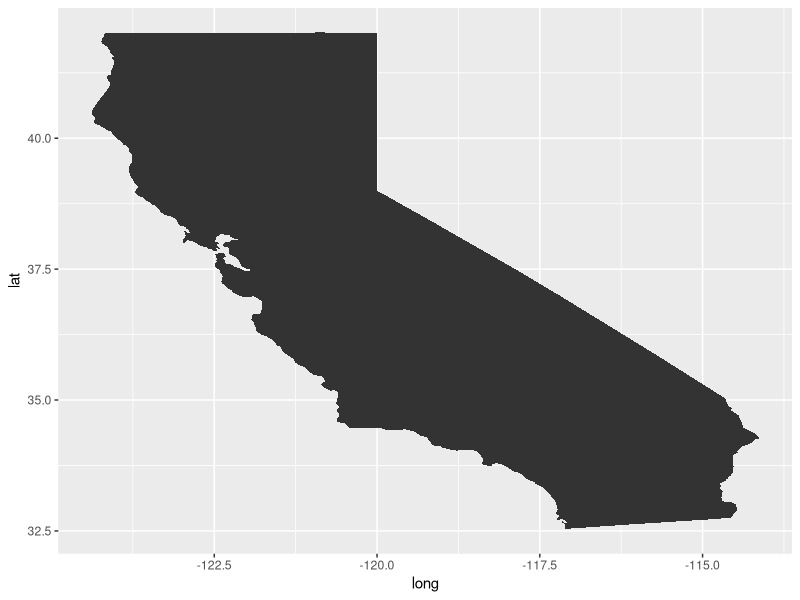
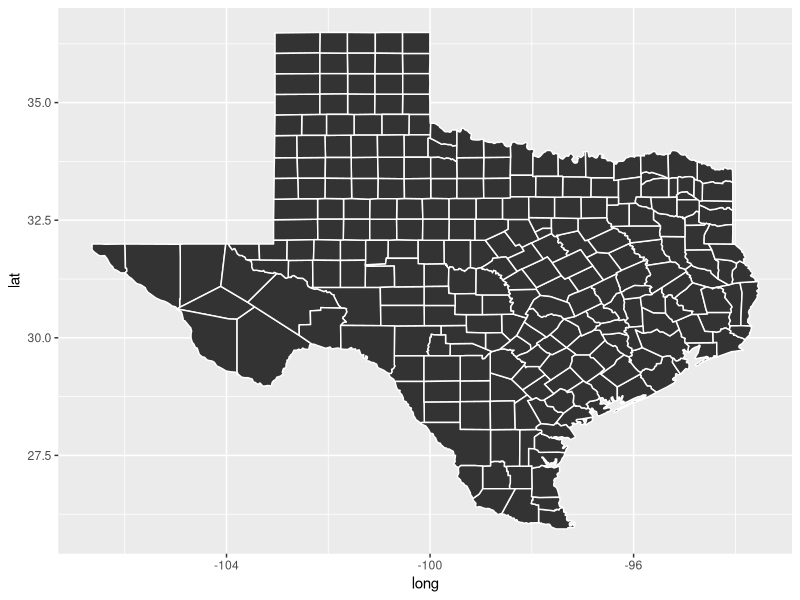

Write R code to recreate these figures, in order.
library(ggplot2)


### Name: fortify.map
### Title: Fortify method for map objects
### Aliases: fortify.map
### Keywords: internal

### ** Examples

if (require("maps")) {
ca <- map("county", "ca", plot = FALSE, fill = TRUE)
head(fortify(ca))
ggplot(ca, aes(long, lat)) +
  geom_polygon(aes(group = group))
}

if (require("maps")) {
tx <- map("county", "texas", plot = FALSE, fill = TRUE)
head(fortify(tx))
ggplot(tx, aes(long, lat)) +
  geom_polygon(aes(group = group), colour = "white")
}
